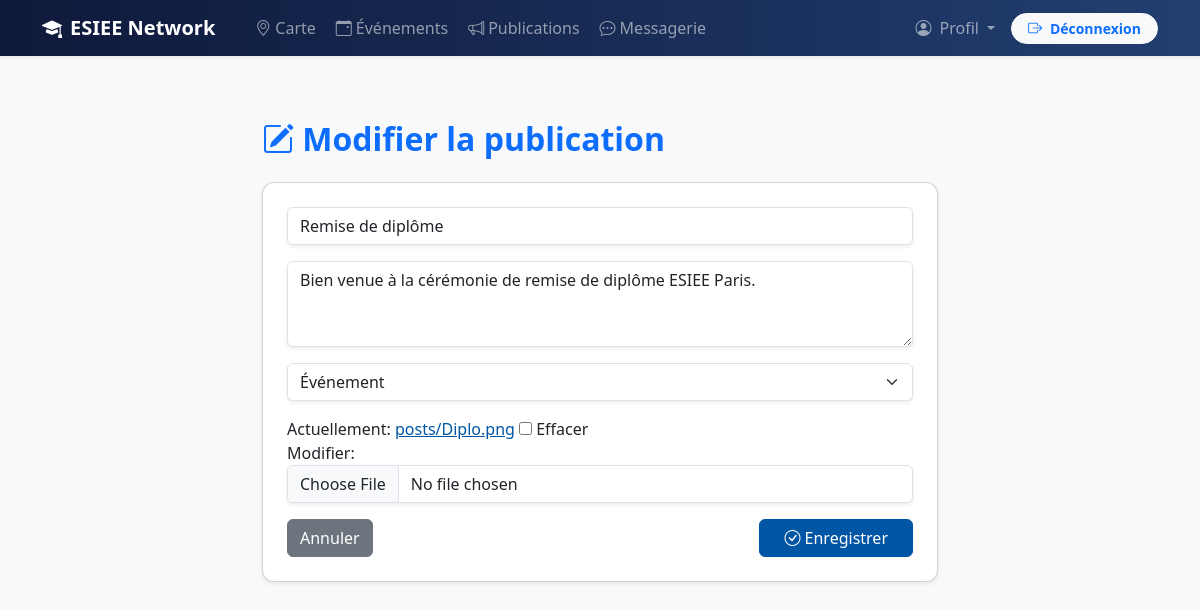
Page /posts/edit/12/ (signed in) on the committed database.
### posts/models.py (models this page shows, shortened)
class Post(models.Model):
    POST_TYPES = [
        ('help', ' Demande d’aide'),
        ('event', ' Événement'),
        ('announcement', ' Annonce'),
        ('lost', ' Objet perdu/trouvé'),
        ('other', ' Autre'),
    ]
    author = models.ForeignKey(User, on_delete=models.CASCADE)
    title = models.CharField(max_length=100)
    content = models.TextField()
    post_type = models.CharField(max_length=20, choices=POST_TYPES, default='other')
    image = models.ImageField(upload_to='posts/', blank=True, null=True)
    created_at = models.DateTimeField(auto_now_add=True)

### posts/views.py (the view)
# urls.py: path('edit/<int:post_id>/', views.edit_post, name='edit_post'),
@login_required
def edit_post(request, post_id):
    post = get_object_or_404(Post, id=post_id)
    if post.author != request.user:
        return redirect('posts:posts_list')
    form = PostForm(request.POST or None, request.FILES or None, instance=post)
    if form.is_valid():
        form.save()
        return redirect('posts:posts_list')
    return render(request, 'posts/edit_post.html', {'form': form, 'post': post})

### posts/forms.py
class PostForm(forms.ModelForm):
    class Meta:
        model = Post
        fields = ['title', 'content', 'post_type', 'image']
        widgets = {
            'title': forms.TextInput(attrs={
                'class': 'form-control shadow-sm',
                'placeholder': 'Titre de la publication',
            }),
            'content': forms.Textarea(attrs={
                'class': 'form-control shadow-sm',
                'placeholder': 'Exprime-toi ici...',
                'rows': 3,
            }),
            'post_type': forms.Select(attrs={
                'class': 'form-select shadow-sm type-select'
            }),
            'image': forms.ClearableFileInput(attrs={
                'class': 'form-control shadow-sm'
            }),
        }

### templates/posts/edit_post.html (shortened to what this page needs)
{% extends 'base.html' %}
{% load static %}
{% block content %}
<div class="container mt-4" style="max-width:700px;">
  <h2 class="text-primary mb-4 fw-bold">
    <i class="bi bi-pencil-square"></i> Modifier la publication
  </h2>
  <div class="card shadow-sm p-4">
    <form method="post" enctype="multipart/form-data">
      <div class="mb-3">{{ form.title }}</div>
      <div class="mb-3">{{ form.content }}</div>
      <div class="mb-3">{{ form.post_type }}</div>
      <div class="mb-3">{{ form.image }}</div>
      <div class="d-flex justify-content-between">
        <a href="{% url 'posts:posts_list' %}" class="btn btn-secondary">
          Annuler
        </a>
        <button type="submit" class="btn btn-primary px-4">
          <i class="bi bi-check-circle"></i> Enregistrer
        </button>
      </div>
    </form>
  </div>
</div>
{% endblock %}

### static/style.css (style rules this page uses)
:root { --esiee-blue:#0055A4; --esiee-blue-dark:#003d7a; --esiee-light:#f8f9fb; --esiee-gray:#6c757d; }
body { background:var(--esiee-light); }
.btn-primary { background:var(--esiee-blue);border-color:var(--esiee-blue); }
a { color:var(--esiee-blue); }
.card { border-radius:12px; }

### templates/base.html (style rules this page uses)
body { padding-top: 72px; }

### rows in the picture
Post: title "Remise de diplôme", content "Bien venue à la cérémonie de remise de diplôme ESIEE Paris.", post_type "Événement"
